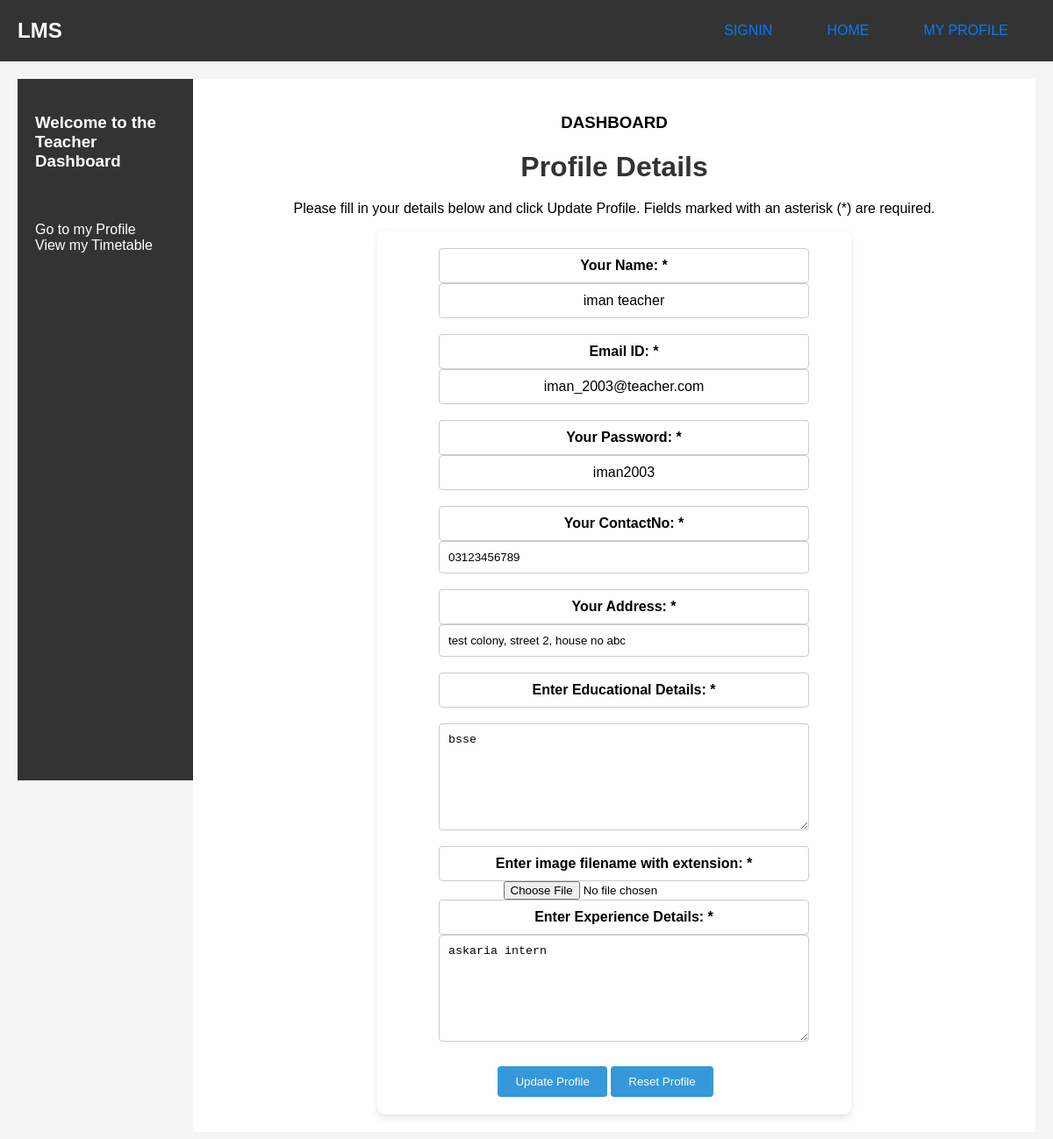
Page /configureproduct.php?functionName=displayForm (signed in) on the committed database.
### tables this page shows
CREATE TABLE `users` (
  `EmailID` varchar(60) NOT NULL,
  `Username` varchar(50) NOT NULL,
  `Password` varchar(40) NOT NULL,
  `ContactNo` varchar(30) NOT NULL,
  `Role` varchar(40) NOT NULL
);

CREATE TABLE `teacher` (
  `EmailID` varchar(60) NOT NULL,
  `Name` varchar(50) NOT NULL,
  `Password` varchar(40) NOT NULL,
  `ContactNo` varchar(30) NOT NULL,
  `Address` varchar(100) NOT NULL,
  `Education` text NOT NULL,
  `Experience` text NOT NULL,
  `Pic` varchar(100) NOT NULL
);

### configureproduct.php (the view, shortened to what this page needs)
<!DOCTYPE html>
<html>
<head>
  <link rel="stylesheet" href="https://cdnjs.cloudflare.com/ajax/libs/font-awesome/4.7.0/css/font-awesome.min.css">
  <link rel="stylesheet" href="style.css">
</head>
<body bgcolor="lightgrey">
  <div class="navbar">
    <div class="logo">
      LMS
    </div>
    <div class="menu">
      <ul>
        <li><a href="signin.php" target="blank">SIGNIN </a></li>
        <li><a href="home.php">HOME</a></li>
        <li><a href="configureproduct.php?functionName=viewProfile">MY PROFILE</a></li>
      </ul>
    </div>
  </div>
<div class="container">
<?php
$role=$_SESSION['role'];
if($role==="admin"){
    echo '<div class="sidebar"><h3 style="margin-bottom:40px;">Welcome to the Admin Dashboard</h3><br>
       <a href="admin.php?functionName=showAll" style="margin-bottom:10px;">View All Teachers</a><br>
       <a href="admin.php?functionName=displaytableform" style="margin-bottom:10px;">Create Timetable</a><br>
       <a href="admin.php?functionName=viewtimetable" style="margin-bottom:10px;">View Timetable</a><br>
       <a href="admin.php?functionName=registerStd" style="margin-bottom:10px;">Register Student</a><br></div>';
}
else if($role==="teacher"){
    echo '<div class="sidebar"><h3 style="margin-bottom:40px;">Welcome to the Teacher Dashboard</h3><br>
       <a href="configureproduct.php?functionName=viewProfile" style="margin-bottom:10px;">Go to my Profile</a><br>
       <a href="configureproduct.php?functionName=viewmytable" style="margin-bottom:10px;">View my Timetable</a><br></div>';
}
else if($role==="student"){
     echo '<div class="sidebar"><h3 style="margin-bottom:40px;">Welcome to the Student Dashboard</h3><br>
       <a class="cart-link" href="student.php?functionName=viewSchedule" style="margin-bottom:10px;">View my class schedule</a><br></div>';
}
?>
  <div class="main-content">
    <h3 align="center">DASHBOARD</h3>
  <?php
    class Teacher
    {
      function displayForm()
      {
    ?>
<center>
    <h1>Profile Details</h1>
    <p>Please fill in your details below and click Update Profile. Fields marked with an asterisk (*) are required.</p>
<?php
	$conn=connectDB();
	$email=$_SESSION["email"];
	$sql = 'SELECT Username, Password, ContactNo FROM users WHERE EmailID = :email AND Role = "teacher"';
	$sql1= 'SELECT Address, Pic, Education, Experience FROM teacher WHERE EmailID=:email';
	$stmt = $conn->prepare($sql);
	$stmt->bindParam(':email', $email);
	$stmt->execute();
	$rows = $stmt->fetch(PDO::FETCH_ASSOC);
	$stmt2 = $conn->prepare($sql1);
	$stmt2->bindParam(':email', $email);
	$stmt2->execute();
	$rows2 = $stmt2->fetch(PDO::FETCH_ASSOC);
	$name=$rows['Username'];
	$phone=$rows['ContactNo'];
	$pwd=$rows['Password'];
	$address=null;$edu=null;$exp=null;$img=null;
	if($rows2!==false){
		$address=$rows2['Address'];
		$edu=$rows2['Education'];
		$exp=$rows2['Experience'];
	}
?>
    <form action="updateprofile.php" class="form-container" onsubmit="return validate();" method="post" enctype="multipart/form-data">
      <div style="width: 30em;"><div>
        <label for="name"><b>Your Name: *</b></label>
        <label class="label_form"><?php echo $name; ?></label>
        <span id="n"></span><br>
        <label for="email"><b>Email ID: *</b></label>
        <label class="label_form"><?php echo $email; ?></label>
        <span id="e"></span><br>
        <label for="password"><b>Your Password: *</b></label>
        <label class="label_form"><?php echo $pwd; ?></label>
        <span id="p"></span><br></div>
        <label for="phone"><b>Your ContactNo: *</b></label>
        <input type="text" name="phone" id="phone" value="<?php echo $phone; ?>"/>
        <span id="ph"></span><br>
        <label for="address"><b>Your Address: *</b></label>
        <input type="text" name="address" id="address" value="<?php echo $address; ?>"/>
        <span id="a"></span><br>
        <label for="edu"><b>Enter Educational Details: *</b></label><br>
        <textarea name="edu" id="edu" rows="4" cols="50"><?php echo $edu; ?></textarea>
        <span id="ed"></span><br>
        <label for="image"><b>Enter image filename with extension: *</b></label>
<input type="file" name="image" value="">
        <label for="exp"><b>Enter Experience Details: *</b></label>
        <textarea name="exp" id="exp" rows="4" cols="50"><?php echo $exp; ?></textarea>
        <span id="x"></span><br>
        <div style="clear: both;">
          <input type="submit" name="submitButton" id="submitButton" value="Update Profile" onclick="$this->displayThanks()" />
          <input type="reset" name="resetButton" id="resetButton" value="Reset Profile" style="margin-right: 20px;" />
        </div>
      </div>
    </form>
    <?php
        }
    }
    if (isset($_GET['functionName']))
    {
       $functionName = $_GET['functionName'];
       if (method_exists('Teacher', $functionName))
       {
          $t = new Teacher();
          $t->$functionName();
       }
    }
  ?>
</div>
</div>
</body>
</html>

### style.css (style rules this page uses)
body { font-family: Arial, sans-serif; background-color: #f5f5f5; margin: 0; padding: 0; }
h1 { color: #333; }
a { color: #007BFF; text-decoration: none; }
.container { max-width: 1200px; margin: 0 auto; padding: 20px; }
.navbar { display: flex; justify-content: space-between; align-items: center; background-color: #333; color: #FFF; height: 70px; font-family: Arial, sans-serif; padding: 0 20px; }
.navbar .logo { font-size: 1.5rem; font-weight: bold; }
.navbar ul { display: flex; list-style: none; margin: 0; padding: 0; }
.navbar ul li { margin: 0 15px; }
.navbar ul li a { padding: 8px 16px; border-radius: 5px; transition: background-color 0.2s ease; }
.form-container { max-width: 500px; margin: 0 auto; padding: 20px; background-color: #FFF; box-shadow: 0 4px 8px rgba(0, 0, 0, 0.1); border-radius: 8px; }
.form-container div { margin: 0 auto; max-width: 400px; }
.form-container label, .form-container input[type="text"], .form-container input[type="password"], .form-container textarea { display: block; width: 100%; padding: 10px; border: 1px solid #ccc; border-radius: 4px; }
.form-container textarea { resize: vertical; height: 100px; }
.form-container input[type="submit"], .form-container input[type="reset"] { display: inline-block; margin-top: 10px; padding: 10px 20px; background-color: #3498db; color: #FFF; border: none; border-radius: 4px; cursor: pointer; transition: background-color 0.2s ease-in-out; }
.sidebar { background-color: #333; color: #fff; width: 200px; height: 100vh; padding: 20px; box-sizing: border-box; }
.sidebar a { text-decoration: none; color: #fff; }
.main-content { flex: 1; padding: 20px; box-sizing: border-box; background-color: #fff; }
.main-content h1 { margin-bottom: 20px; }
.container { display: flex; }
.sidebar { width: 200px; }
.main-content { flex-grow: 1; }

### rows in the picture
users: Username "iman teacher", Password "iman2003", phone "03123456789"
teacher: address "test colony, street 2, house no abc", edu "bsse", exp "askaria intern"

### other values in the picture
$email "iman_2003@teacher.com"
